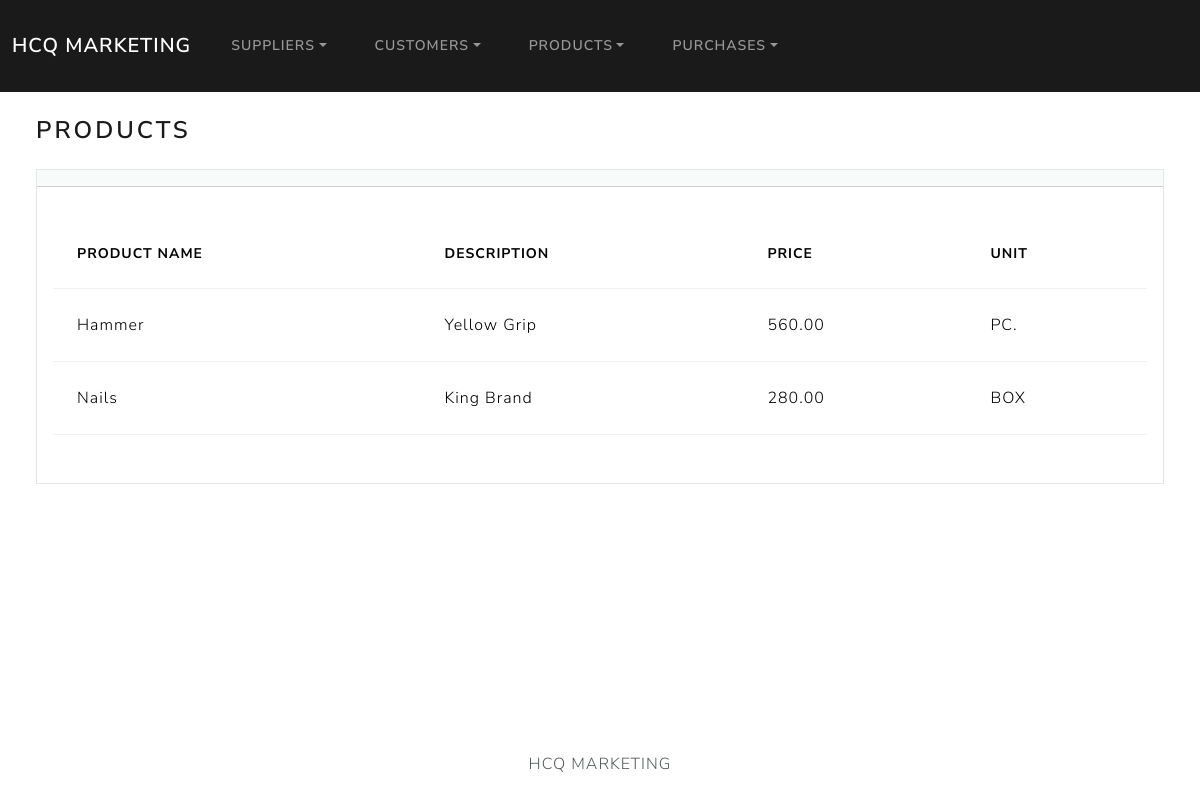
Screenshot of /products/index with the database file from the repository.
### products/models.py (models this page shows, shortened)
class Product(models.Model):
    product_name = models.CharField(max_length=100)
    product_descript = models.TextField()
    product_price = models.DecimalField(max_digits=10, decimal_places=2)
    product_unit = models.CharField(max_length=50)

### products/views.py (the view)
# urls.py: path('', include('index.urls',)),
def index(request):
    return render(request, 'products/index.html', {
        'products':Product.objects.all().order_by('id')
    })

### products/templates/products/index.html (shortened to what this page needs)
{% extends "base.html" %}
{% block body %}
<h3 class = "m-4">Products</h3>
<div class = "row">
    <div class = "col-12">
        {% if products %}
        <div class="card bg-light ms-4 me-4 mb-4">
            <div class="card-header"></div>
            <div class="card-body">
                <p class="card-text">
                    <div class ="table-responsive">
                        <table class="table table-hover">
                            <thead>
                            <tr>
                                <th scope="col">Product Name</th>
                                <th scope="col">Description</th>
                                <th scope="col">Price</th>
                                <th scope="col">Unit</th>
                            </tr>
                            </thead>
                            <tbody>
                                {% for product in products %}
                                    <tr>
                                        <td>{{ product.product_name}}</td>
                                        <td>{{ product.product_descript}}</td>
                                        <td>{{ product.product_price}}</td>
                                        <td>{{ product.product_unit}}</td>
                                    </tr>
                                {% endfor %}
                            </tbody>
                        </table>
                    </div>
                </p>
            </div>
        </div>
        {% else %}
            <h5 class = "alert alert-primary ms-4 me-4"> No Product Records </h5>
        {% endif %}
    </div>
</div>
</div>
{% endblock %}

### rows the page displays
Product: product_name "Hammer", product_descript "Yellow Grip", product_price "560.00", product_unit "PC."
Product: product_name "Nails", product_descript "King Brand", product_price "280.00", product_unit "BOX"
